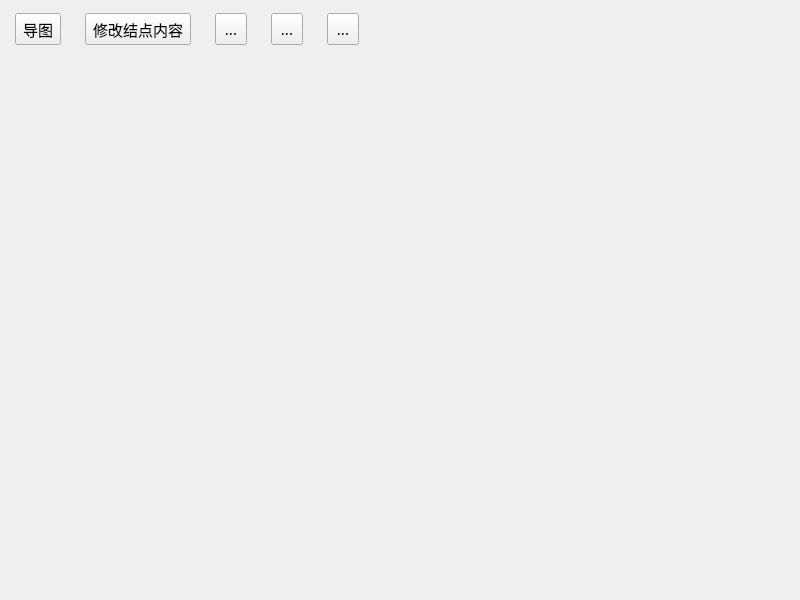
<?xml version="1.0" encoding="UTF-8"?>
<ui version="4.0">
 <class>MainWindow</class>
 <widget class="QMainWindow" name="MainWindow">
  <property name="geometry">
   <rect>
    <x>0</x>
    <y>0</y>
    <width>800</width>
    <height>600</height>
   </rect>
  </property>
  <property name="font">
   <font>
    <family>新宋体</family>
    <pointsize>11</pointsize>
   </font>
  </property>
  <property name="windowTitle">
   <string>我的思维导图</string>
  </property>
  <widget class="QWidget" name="centralwidget">
   <layout class="QVBoxLayout" name="verticalLayout">
    <property name="spacing">
     <number>0</number>
    </property>
    <item>
     <widget class="QWidget" name="widget" native="true">
      <property name="minimumSize">
       <size>
        <width>41</width>
        <height>0</height>
       </size>
      </property>
      <property name="maximumSize">
       <size>
        <width>16777215</width>
        <height>41</height>
       </size>
      </property>
      <layout class="QHBoxLayout" name="horizontalLayout">
       <property name="spacing">
        <number>24</number>
       </property>
       <property name="leftMargin">
        <number>6</number>
       </property>
       <property name="topMargin">
        <number>0</number>
       </property>
       <property name="rightMargin">
        <number>6</number>
       </property>
       <property name="bottomMargin">
        <number>0</number>
       </property>
       <item>
        <widget class="QToolButton" name="btnMenu">
         <property name="minimumSize">
          <size>
           <width>32</width>
           <height>32</height>
          </size>
         </property>
         <property name="contextMenuPolicy">
          <enum>Qt::ActionsContextMenu</enum>
         </property>
         <property name="text">
          <string>导图</string>
         </property>
         <property name="icon">
          <iconset resource="../app.qrc">
           <normaloff>:/res/menu.png</normaloff>:/res/menu.png</iconset>
         </property>
         <property name="iconSize">
          <size>
           <width>18</width>
           <height>12</height>
          </size>
         </property>
         <property name="toolButtonStyle">
          <enum>Qt::ToolButtonIconOnly</enum>
         </property>
        </widget>
       </item>
       <item>
        <widget class="QToolButton" name="btnEdit">
         <property name="minimumSize">
          <size>
           <width>32</width>
           <height>32</height>
          </size>
         </property>
         <property name="text">
          <string>修改结点内容</string>
         </property>
         <property name="icon">
          <iconset resource="../app.qrc">
           <normaloff>:/res/name.png</normaloff>:/res/name.png</iconset>
         </property>
         <property name="iconSize">
          <size>
           <width>20</width>
           <height>25</height>
          </size>
         </property>
        </widget>
       </item>
       <item>
        <widget class="QToolButton" name="btnRemark">
         <property name="minimumSize">
          <size>
           <width>32</width>
           <height>32</height>
          </size>
         </property>
         <property name="text">
          <string>...</string>
         </property>
         <property name="icon">
          <iconset resource="../app.qrc">
           <normaloff>:/res/remark.png</normaloff>:/res/remark.png</iconset>
         </property>
         <property name="iconSize">
          <size>
           <width>20</width>
           <height>25</height>
          </size>
         </property>
        </widget>
       </item>
       <item>
        <widget class="QToolButton" name="btnLink">
         <property name="minimumSize">
          <size>
           <width>32</width>
           <height>32</height>
          </size>
         </property>
         <property name="text">
          <string>...</string>
         </property>
         <property name="icon">
          <iconset resource="../app.qrc">
           <normaloff>:/res/link.png</normaloff>:/res/link.png</iconset>
         </property>
         <property name="iconSize">
          <size>
           <width>16</width>
           <height>16</height>
          </size>
         </property>
        </widget>
       </item>
       <item>
        <widget class="QToolButton" name="btnFlag">
         <property name="minimumSize">
          <size>
           <width>32</width>
           <height>32</height>
          </size>
         </property>
         <property name="text">
          <string>...</string>
         </property>
         <property name="icon">
          <iconset resource="../app.qrc">
           <normaloff>:/res/flag.png</normaloff>:/res/flag.png</iconset>
         </property>
        </widget>
       </item>
       <item>
        <spacer name="horizontalSpacer">
         <property name="orientation">
          <enum>Qt::Horizontal</enum>
         </property>
         <property name="sizeHint" stdset="0">
          <size>
           <width>406</width>
           <height>20</height>
          </size>
         </property>
        </spacer>
       </item>
      </layout>
     </widget>
    </item>
    <item>
     <widget class="QWidget" name="wgtMindMapToolbar" native="true">
      <property name="minimumSize">
       <size>
        <width>0</width>
        <height>32</height>
       </size>
      </property>
      <property name="maximumSize">
       <size>
        <width>16777215</width>
        <height>32</height>
       </size>
      </property>
     </widget>
    </item>
    <item>
     <widget class="QWidget" name="wgtClient" native="true"/>
    </item>
   </layout>
  </widget>
 </widget>
 <resources>
  <include location="../app.qrc"/>
 </resources>
 <connections/>
</ui>
